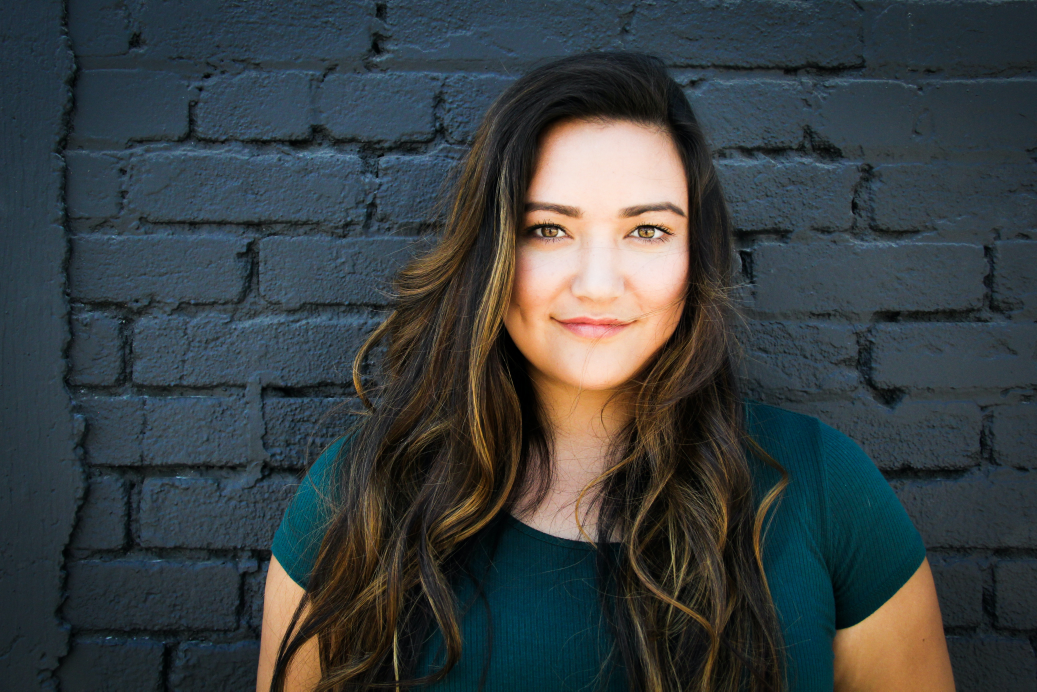
#> input picture Imagens/Mulher.jpg, 5184 x 3456 px, found by its file name (shown at 1/5 size)
$ python 'Imagem Transposta - Versão 1.1.0.py'
#> lines starting #> are read from the running program, lines starting #| are printed output that depends on the picture
#
########################################################################
# Importação das Bibliotecas Necessárias
########################################################################
#
import cv2 as cv
import matplotlib.pyplot as plt
import numpy as np
import os
from pathlib import Path

#
########################################################################
# Funções de Apoio
########################################################################
#
def LimpaTerminal ():
    if os.name == "nt":
       _ = os.system( "cls" )
    else:
      _ = os.system( "clear ")
    return ()

#
########################################################################
# Definições Gerais
########################################################################
#
NomeImagem  = "Mulher.jpg"
dirRaiz = Path.home()
dirBase = "LocalCV"
dirImagem = "Imagens"
dirCaminhoImagem = str(Path(dirRaiz, dirBase, dirImagem, NomeImagem))

#
########################################################################
# Lendo a Imagem
########################################################################
#
imgBase = cv.imread ( dirCaminhoImagem, cv.IMREAD_COLOR)
#> imgBase is the input picture: shape (3456, 5184, 3); mean B, G, R 65.6, 63.6, 57

#
########################################################################
# Checando se a Imagem Foi Lida com Sucesso
########################################################################
#
if imgBase is None:
   LimpaTerminal ()
   print( "Não Foi Localizada a Imagem : ", NomeImagem)
   exit ()

#
########################################################################
# Rotacionando a Imagem
########################################################################
#
imgReduzida = cv.resize(imgBase, (0,0), fx=0.1, fy=0.1, interpolation = cv.INTER_AREA)
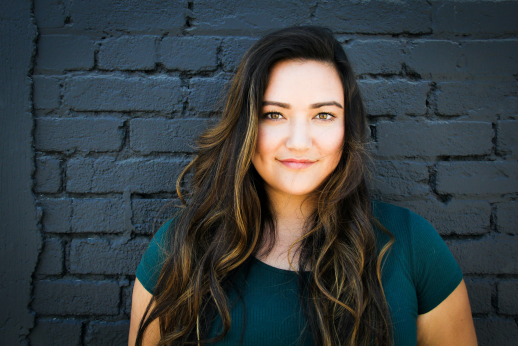
#> imgReduzida: shape (346, 518, 3); mean B, G, R 65.5, 63.6, 57
imgTransposta = cv.transpose(imgReduzida)
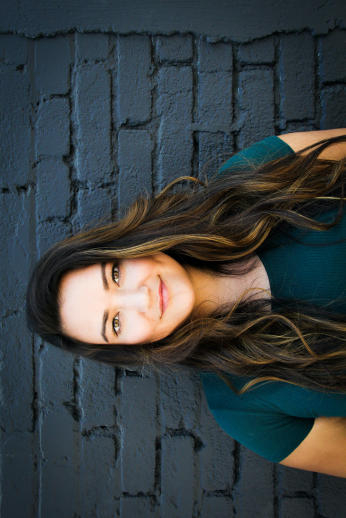
#> imgTransposta: shape (518, 346, 3); mean B, G, R 65.5, 63.6, 57

#
########################################################################
# Convertendo para Matplotlib
########################################################################
#
imgReduzida = cv.cvtColor(imgReduzida, cv.COLOR_BGR2RGB)
imgTransposta = cv.cvtColor(imgTransposta, cv.COLOR_BGR2RGB)

#
########################################################################
# Apresentação dos Resultados
########################################################################
#
Grafico = plt.figure ()
Grafico.add_subplot(1,2,1)
plt.imshow ( imgReduzida )
plt.title ("Imagem Original")

Grafico.add_subplot(1,2,2)
plt.imshow ( imgTransposta )
plt.title ("Imagem Transposta")

Grafico.tight_layout()
plt.show ()
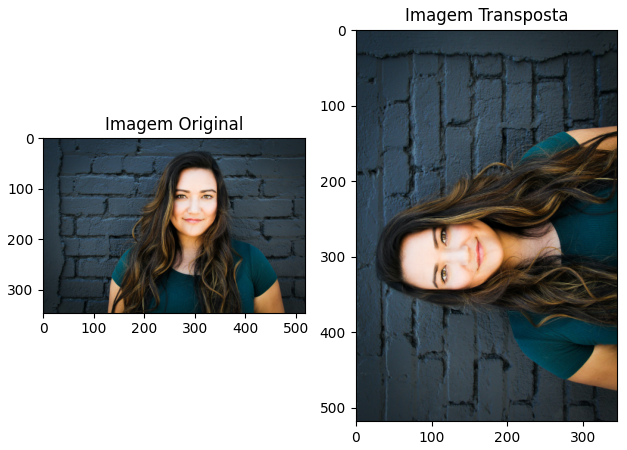
#> figure drawn by matplotlib, 2 panels

########################################################################
# FIM DO PROGRAMA
########################################################################
